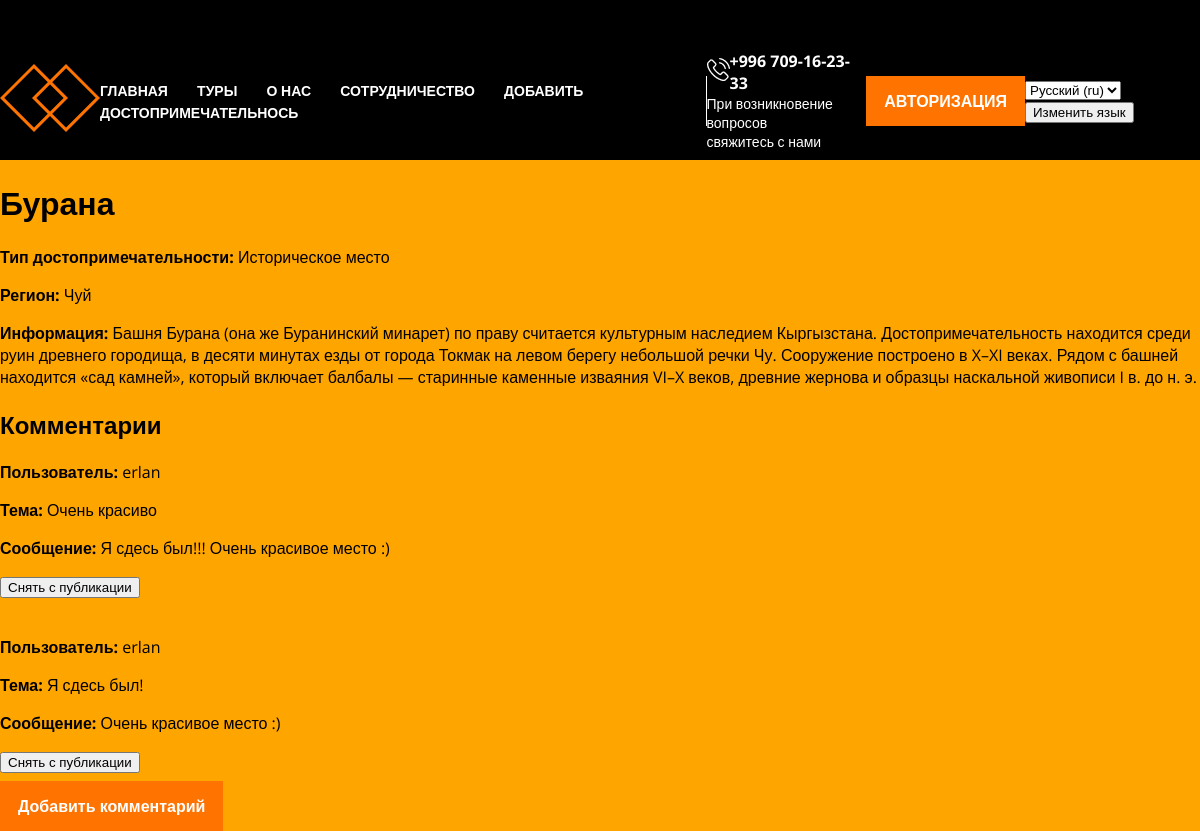
Page /ru/1 on the committed database.
### main/models.py (models this page shows, shortened)
class Attraction(models.Model):
    attraction = models.CharField('Достопримечательность', max_length=50)
    attraction_type = models.CharField('Тип достопримечательности', max_length=50)
    region = models.CharField('Регион', max_length=50)
    information = models.TextField('Информация')
    class Meta:
        verbose_name = 'Достопримечательность'
        verbose_name_plural = 'Достопримечательности'

class Comment(models.Model):
    user = models.CharField('Пользователь', max_length=50)
    attraction = models.ForeignKey(Attraction, on_delete=models.CASCADE, related_name='comments')
    subject = models.CharField('Тема', max_length=100)
    message = models.TextField('Сообщение', max_length=500)
    published = models.BooleanField('Опубликован', default=True)
    class Meta:
        verbose_name = 'Комментарий'
        verbose_name_plural = 'Комментарии'

### main/views.py (the view)
# urls.py: path('<int:pk>',views.AttractionDetailView.as_view(), name='attraction-detail'),
class AttractionDetailView(DetailView):
    model = Attraction
    template_name = 'main/details_view.html'
    context_object_name = 'attraction'

### main/templates/main/details_view.html (shortened to what this page needs)
{% extends 'main/layout.html' %}
{% load static i18n %}
{% block content %}
    <h1>{{ attraction.attraction}}</h1>
    <p><strong>{% trans "Тип достопримечательности:" %}</strong> {{ attraction.attraction_type }}</p>
    <p><strong>{% trans "Регион:" %}</strong> {{ attraction.region }}</p>
    <p><strong>{% trans "Информация:" %}</strong> {{ attraction.information }}</p>
    <h2>{% trans "Комментарии" %}</h2>
    {% if attraction.comments.all %}
            {% for comment in attraction.comments.all %}
                    <p><strong>{% trans "Пользователь:" %}</strong> {{ comment.user }}</p>
                    <p><strong>{% trans "Тема:" %}</strong> {{ comment.subject }}</p>
                    <p><strong>{% trans "Сообщение:" %}</strong> {{ comment.message }}</p>
                    <form method="post" action="{% url 'unpublish_comment' comment.id %}">
                    <button class="btn btn-warning" type="submit">{% trans "Снять с публикации" %}</button><br><br>
                    </form>
            {% endfor %}
    {% else %}
        <p>{% trans "Пока нет комментариев." %}</p>
    {% endif %}
    <a class='button' href='{% url "add_comment" attraction.id %}'>{% trans "Добавить комментарий" %}</a>
{% endblock %}

### main/static/main/css/main.css (style rules this page uses)
body { background-color: orange; margin: 0; font-family: 'Open Sans', sans-serif; }
.button { background-color: #FF7400; color: #fff; text-decoration: none; padding: 14px 18px; font-weight: 700; transition: background-color 0.2s linear; }

### rows in the picture
Attraction: attraction "Бурана", attraction_type "Историческое место", region "Чуй", information "Башня Бурана (она же Буранинский минарет) по праву считается культурным наследием Кыргызстана. Достопримечательность находится среди руин древнего городища, в десяти минутах езды от города Токмак на левом берегу небольшой речки Чу. Сооружение построено в X–XI веках. Рядом с башней находится «сад камней», который включает балбалы — старинные каменные изваяния VI–X веков, древние жернова и образцы наскальной живописи I в. до н. э."
Comment: user "erlan", subject "Очень красиво", message "Я сдесь был!!! Очень красивое место :)"
Comment: user "erlan", subject "Я сдесь был!", message "Очень красивое место :)"

### other values in the picture
form field language "Русский (ru)"
